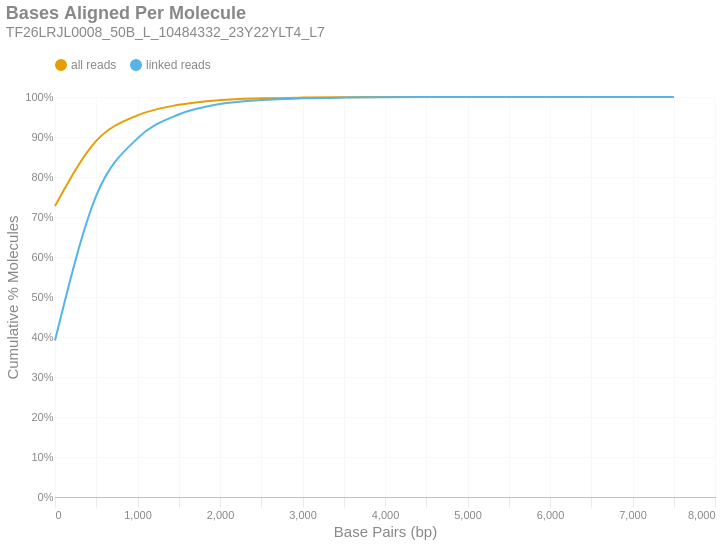

Here is the notebook cell this chart was saved with:
### Markdown cell above
### Bases Aligned Per Molecule
This is a cumulative frequency distribution showing the number of base pairs aligned per unique molecule. These data are shown in 500 bp bins. There are two distributions: one with `all reads` (yellow) and another with only `linked reads` (blue). The percent of molecules in the `linked reads` distribution is relative to the total number of linked molecules.

### Code cell
if SKIPLR:
    print_html(f"Skipped")
else:
    binned_df = consolidated_hist(valids['aligned_bp'], mask, 500, True)
    with SafeRender(binned_df):
        (
            density_plot(binned_df, 'Bases Aligned Per Molecule', samplename, 'basesper')
            .encode(
                x=alt.X('bin:Q', title="Base Pairs (bp)").axis(tickMinStep=500).scale(padding=0),
                y=alt.Y('value:Q', title='Cumulative % Molecules')
                    .axis(format='%')
                    .scale(domain = [0,1])
                    .stack(False),
                color=alt.Color("key:N").scale(domain = ["all reads", "linked reads"]),
                tooltip = [
                    alt.Tooltip("key:N", title = "Data Type"),
                    alt.Tooltip("range_label:N", title="Bases Aligned Per Molecule"),
                    alt.Tooltip("value:Q", format = ".2%", title="% Molecules (Cum.)")
                ]
            )
        ).display()

### Figure 1 — Vega-Lite specification as saved in the notebook (floating-point values rounded to 4 significant figures)
{"width": "container", "height": 400, "config": {"title": {"anchor": "start", "dy": -15, "fontSize": 18, "color": "#888888", "subtitleColor": "#888888", "subtitleFontSize": 14}, "arc": {"fill": "#0072B2"}, "axis": {"domainColor": "#888888", "domainWidth": 0.5, "gridWidth": 0.2, "grid": false, "titleFontWeight": 400, "titleFontSize": 15, "labelFontSize": 11, "labelColor": "#888888", "tickColor": "#888888", "tickWidth": 0.2, "titleColor": "#888888"}, "axisBand": {"grid": false}, "axisX": {"grid": true, "tickSize": 10, "domainCap": "round"}, "axisY": {"domain": false, "grid": true, "tickSize": 0, "domainCap": "round"}, "background": "transparent", "header": {"labelFontSize": 15, "labelColor": "#888888", "titleFontSize": 15, "titleFontWeight": 600, "titleColor": "#888888"}, "legend": {"labelFont": "sans-serif", "labelFontSize": 12, "labelColor": "#888888", "symbolSize": 100, "symbolType": "circle", "titleFontSize": 12, "titlePadding": 10, "titleColor": "#888888", "title": null, "orient": "top"}, "range": {"category": ["#E69F00", "#56B4E9", "#009E73", "#F0E442", "#0072B2", "#D55E00", "#CC79A7", "#000000"], "diverging": ["#cfe8f3", "#a2d4ec", "#73bfe2", "#46abdb", "#1696d2", "#12719e"]}, "area": {"fill": "#0072B2", "fillOpacity": 0.7, "line": true, "strokeOpacity": 0.7}, "line": {"color": "#0072B2", "stroke": "#0072B2", "strokeWidth": 2}, "trail": {"color": "#0072B2", "stroke": "#0072B2", "strokeWidth": 0, "size": 1}, "point": {"filled": true, "fillOpacity": 1.0, "size": 95}, "text": {"color": "#888888", "fontSize": 11, "align": "right", "fontWeight": 400, "size": 11}, "bar": {"fill": "#0072B2", "stroke": null}, "view": {"stroke": null, "continuousWidth": 660, "continuousHeight": 400}}, "data": {"name": "data-9ff26fdf6cfe02041fb2e5a749646973"}, "mark": {"type": "line", "interpolate": "monotone", "point": {"opacity": 0, "size": 275}}, "encoding": {"color": {"field": "key", "scale": {"domain": ["all reads", "linked reads"]}, "type": "nominal"}, "tooltip": [{"field": "key", "title": "Data Type", "type": "nominal"}, {"field": "range_label", "title": "Bases Aligned Per Molecule", "type": "nominal"}, {"field": "value", "format": ".2%", "title": "% Molecules (Cum.)", "type": "quantitative"}], "x": {"axis": {"tickMinStep": 500}, "field": "bin", "scale": {"padding": 0}, "title": "Base Pairs (bp)", "type": "quantitative"}, "y": {"axis": {"format": "%"}, "field": "value", "scale": {"domain": [0, 1]}, "stack": false, "title": "Cumulative % Molecules", "type": "quantitative"}}, "params": [{"name": "param_c36ac31b6afebe62", "select": {"type": "point", "fields": ["key"]}, "bind": "legend"}], "title": {"text": "Bases Aligned Per Molecule", "subtitle": "TF26LRJL0008_50B_L_10484332_23Y22YLT4_L7"}, "transform": [{"fold": ["all reads (cumsum)", "linked reads (cumsum)"]}, {"calculate": "replace(datum.key, ' (cumsum)', '')", "as": "key"}, {"filter": {"param": "param_c36ac31b6afebe62"}}], "usermeta": {"embedOptions": {"downloadFileName": "TF26LRJL0008_50B_L_10484332_23Y22YLT4_L7.basesper"}}, "$schema": "https://vega.github.io/schema/vega-lite/v6.4.1.json", "datasets": {"data-9ff26fdf6cfe02041fb2e5a749646973": [{"bin": "0.0", "interval": "0.0-500.0", "all reads": 0.7275, "linked reads": 0.3914, "all reads (cumsum)": 0.7275, "linked reads (cumsum)": 0.3914, "range_label": "0-499"}, {"bin": "500.0", "interval": "500.0-1000.0", "all reads": 0.1628, "linked reads": 0.3619, "all reads (cumsum)": 0.8903, "linked reads (cumsum)": 0.7532, "range_label": "500-999"}, {"bin": "1000.0", "interval": "1000.0-1500.0", "all reads": 0.06376, "linked reads": 0.1434, "all reads (cumsum)": 0.9541, "linked reads (cumsum)": 0.8966, "range_label": "1000-1499"}, {"bin": "1500.0", "interval": "1500.0-2000.0", "all reads": 0.02649, "linked reads": 0.05966, "all reads (cumsum)": 0.9806, "linked reads (cumsum)": 0.9563, "range_label": "1500-1999"}, {"bin": "2000.0", "interval": "2000.0-2500.0", "all reads": 0.01166, "linked reads": 0.02626, "all reads (cumsum)": 0.9922, "linked reads (cumsum)": 0.9825, "range_label": "2000-2499"}, {"bin": "2500.0", "interval": "2500.0-3000.0", "all reads": 0.004393, "linked reads": 0.009893, "all reads (cumsum)": 0.9966, "linked reads (cumsum)": 0.9924, "range_label": "2500-2999"}, {"bin": "3000.0", "interval": "3000.0-3500.0", "all reads": 0.001891, "linked reads": 0.004259, "all reads (cumsum)": 0.9985, "linked reads (cumsum)": 0.9967, "range_label": "3000-3499"}, {"bin": "3500.0", "interval": "3500.0-4000.0", "all reads": 0.0008163, "linked reads": 0.001838, "all reads (cumsum)": 0.9993, "linked reads (cumsum)": 0.9985, "range_label": "3500-3999"}, {"bin": "4000.0", "interval": "4000.0-4500.0", "all reads": 0.000371, "linked reads": 0.0008357, "all reads (cumsum)": 0.9997, "linked reads (cumsum)": 0.9994, "range_label": "4000-4499"}, {"bin": "4500.0", "interval": "4500.0-5000.0", "all reads": 0.0001604, "linked reads": 0.0003612, "all reads (cumsum)": 0.9999, "linked reads (cumsum)": 0.9997, "range_label": "4500-4999"}, {"bin": "5000.0", "interval": "5000.0-5500.0", "all reads": 7.101e-05, "linked reads": 0.0001599, "all reads (cumsum)": 1.0, "linked reads (cumsum)": 0.9999, "range_label": "5000-5499"}, {"bin": "5500.0", "interval": "5500.0-6000.0", "all reads": 2.793e-05, "linked reads": 6.29e-05, "all reads (cumsum)": 1.0, "linked reads (cumsum)": 1.0, "range_label": "5500-5999"}, {"bin": "6000.0", "interval": "6000.0-6500.0", "all reads": 1.356e-05, "linked reads": 3.055e-05, "all reads (cumsum)": 1.0, "linked reads (cumsum)": 1.0, "range_label": "6000-6499"}, {"bin": "6500.0", "interval": "6500.0-7000.0", "all reads": 4.787e-06, "linked reads": 1.078e-05, "all reads (cumsum)": 1.0, "linked reads (cumsum)": 1.0, "range_label": "6500-6999"}, {"bin": "7000.0", "interval": "7000.0-7500.0", "all reads": 2.394e-06, "linked reads": 5.391e-06, "all reads (cumsum)": 1.0, "linked reads (cumsum)": 1.0, "range_label": "7000-7499"}, {"bin": "7500.0", "interval": "7500.0-8000.0", "all reads": 7.979e-07, "linked reads": 1.797e-06, "all reads (cumsum)": 1.0, "linked reads (cumsum)": 1.0, "range_label": "7500-7999"}]}}
